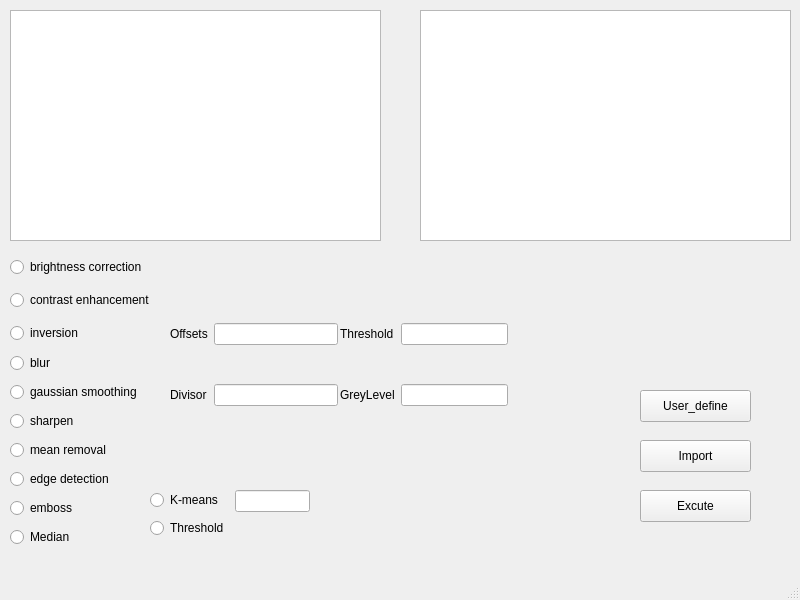
<?xml version="1.0" encoding="UTF-8"?>
<ui version="4.0">
 <class>MainWindow</class>
 <widget class="QMainWindow" name="MainWindow">
  <property name="geometry">
   <rect>
    <x>0</x>
    <y>0</y>
    <width>800</width>
    <height>600</height>
   </rect>
  </property>
  <property name="windowTitle">
   <string>MainWindow</string>
  </property>
  <widget class="QWidget" name="centralwidget">
   <widget class="QWidget" name="verticalLayoutWidget">
    <property name="geometry">
     <rect>
      <x>10</x>
      <y>350</y>
      <width>143</width>
      <height>201</height>
     </rect>
    </property>
    <layout class="QVBoxLayout" name="verticalLayout">
     <item>
      <widget class="QRadioButton" name="radioButton_2">
       <property name="text">
        <string>blur</string>
       </property>
      </widget>
     </item>
     <item>
      <widget class="QRadioButton" name="radioButton_3">
       <property name="text">
        <string>gaussian smoothing</string>
       </property>
      </widget>
     </item>
     <item>
      <widget class="QRadioButton" name="radioButton_5">
       <property name="text">
        <string>sharpen</string>
       </property>
      </widget>
     </item>
     <item>
      <widget class="QRadioButton" name="radioButton_4">
       <property name="text">
        <string>mean removal</string>
       </property>
      </widget>
     </item>
     <item>
      <widget class="QRadioButton" name="radioButton_6">
       <property name="text">
        <string>edge detection</string>
       </property>
      </widget>
     </item>
     <item>
      <widget class="QRadioButton" name="radioButton">
       <property name="text">
        <string>emboss</string>
       </property>
      </widget>
     </item>
     <item>
      <widget class="QRadioButton" name="radioButton_10">
       <property name="text">
        <string>Median</string>
       </property>
      </widget>
     </item>
    </layout>
   </widget>
   <widget class="QWidget" name="gridLayoutWidget_2">
    <property name="geometry">
     <rect>
      <x>170</x>
      <y>290</y>
      <width>168</width>
      <height>151</height>
     </rect>
    </property>
    <layout class="QGridLayout" name="gridLayout_2">
     <item row="1" column="0">
      <widget class="QLabel" name="label_4">
       <property name="text">
        <string>Divisor</string>
       </property>
      </widget>
     </item>
     <item row="1" column="1">
      <widget class="QLineEdit" name="lineEdit_2"/>
     </item>
     <item row="0" column="0">
      <widget class="QLabel" name="label_3">
       <property name="text">
        <string>Offsets</string>
       </property>
      </widget>
     </item>
     <item row="0" column="1">
      <widget class="QLineEdit" name="lineEdit"/>
     </item>
    </layout>
   </widget>
   <widget class="QGraphicsView" name="graphicsView">
    <property name="geometry">
     <rect>
      <x>10</x>
      <y>10</y>
      <width>371</width>
      <height>231</height>
     </rect>
    </property>
   </widget>
   <widget class="QPushButton" name="pushButton">
    <property name="geometry">
     <rect>
      <x>640</x>
      <y>490</y>
      <width>111</width>
      <height>32</height>
     </rect>
    </property>
    <property name="text">
     <string>Excute</string>
    </property>
   </widget>
   <widget class="QPushButton" name="pushButton_2">
    <property name="geometry">
     <rect>
      <x>640</x>
      <y>440</y>
      <width>111</width>
      <height>32</height>
     </rect>
    </property>
    <property name="text">
     <string>Import</string>
    </property>
   </widget>
   <widget class="QGraphicsView" name="graphicsView_2">
    <property name="geometry">
     <rect>
      <x>420</x>
      <y>10</y>
      <width>371</width>
      <height>231</height>
     </rect>
    </property>
   </widget>
   <widget class="QWidget" name="verticalLayoutWidget_2">
    <property name="geometry">
     <rect>
      <x>10</x>
      <y>250</y>
      <width>165</width>
      <height>101</height>
     </rect>
    </property>
    <layout class="QVBoxLayout" name="verticalLayout_2">
     <item>
      <widget class="QRadioButton" name="radioButton_7">
       <property name="text">
        <string>brightness correction</string>
       </property>
      </widget>
     </item>
     <item>
      <widget class="QRadioButton" name="radioButton_8">
       <property name="text">
        <string>contrast enhancement</string>
       </property>
      </widget>
     </item>
     <item>
      <widget class="QRadioButton" name="radioButton_9">
       <property name="text">
        <string>inversion</string>
       </property>
      </widget>
     </item>
    </layout>
   </widget>
   <widget class="QPushButton" name="pushButton_3">
    <property name="geometry">
     <rect>
      <x>640</x>
      <y>390</y>
      <width>111</width>
      <height>32</height>
     </rect>
    </property>
    <property name="text">
     <string>User_define</string>
    </property>
   </widget>
   <widget class="QWidget" name="gridLayoutWidget_3">
    <property name="geometry">
     <rect>
      <x>340</x>
      <y>290</y>
      <width>168</width>
      <height>151</height>
     </rect>
    </property>
    <layout class="QGridLayout" name="gridLayout_3">
     <item row="1" column="0">
      <widget class="QLabel" name="label_5">
       <property name="text">
        <string>GreyLevel</string>
       </property>
      </widget>
     </item>
     <item row="1" column="1">
      <widget class="QLineEdit" name="lineEdit_3"/>
     </item>
     <item row="0" column="0">
      <widget class="QLabel" name="label_6">
       <property name="text">
        <string>Threshold</string>
       </property>
      </widget>
     </item>
     <item row="0" column="1">
      <widget class="QLineEdit" name="lineEdit_4"/>
     </item>
    </layout>
   </widget>
   <widget class="QWidget" name="formLayoutWidget">
    <property name="geometry">
     <rect>
      <x>150</x>
      <y>490</y>
      <width>160</width>
      <height>51</height>
     </rect>
    </property>
    <layout class="QFormLayout" name="formLayout">
     <item row="0" column="0">
      <widget class="QRadioButton" name="radioButton_12">
       <property name="text">
        <string>K-means</string>
       </property>
      </widget>
     </item>
     <item row="1" column="0">
      <widget class="QRadioButton" name="radioButton_11">
       <property name="text">
        <string>Threshold</string>
       </property>
      </widget>
     </item>
     <item row="0" column="1">
      <widget class="QLineEdit" name="lineEdit_5"/>
     </item>
    </layout>
   </widget>
  </widget>
  <widget class="QStatusBar" name="statusbar"/>
 </widget>
 <resources/>
 <connections/>
</ui>
